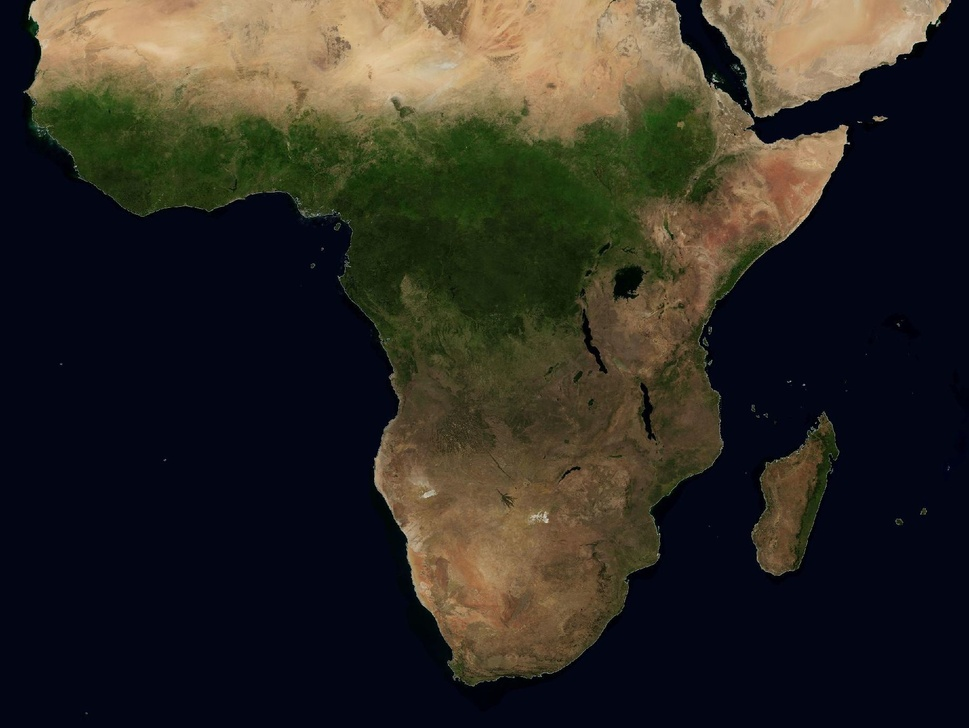
#> input picture April2014Frequency.jpg, 969 x 728 px, shrunk from 1839 x 1381 before the run; its folder holds only this picture in this run
$ python -i mask.py   (imports and definitions only)
#> lines starting #> are read from the running program, lines starting #| are printed output that depends on the picture; after the words box and inside, x2 and y2 are one past the last pixel; in counts of white or black regions, pixels touching at a corner belong together
import cv2
import os
import numpy as np
from collections import Counter

from PIL import Image
## Read and merge

# [7 lines left out: function find, not called in this run]

def mask(filename):
    """
    Applies the mask to the image
    """
#> called with filename = 'April2014Frequency.jpg'
    img = cv2.imread(filename)
#> img is the input picture: shape (728, 969, 3); mean B, G, R 37.1, 43.7, 46.9
    img_hsv = cv2.cvtColor(img, cv2.COLOR_BGR2HSV)
#> img_hsv: shape (728, 969, 3); mean H, S, V 75.4, 183.9, 58.7

    ## Gen lower mask (0-5) and upper mask (175-180) of RED
    mask1 = cv2.inRange(img_hsv, (0,50,20), (5,255,255))
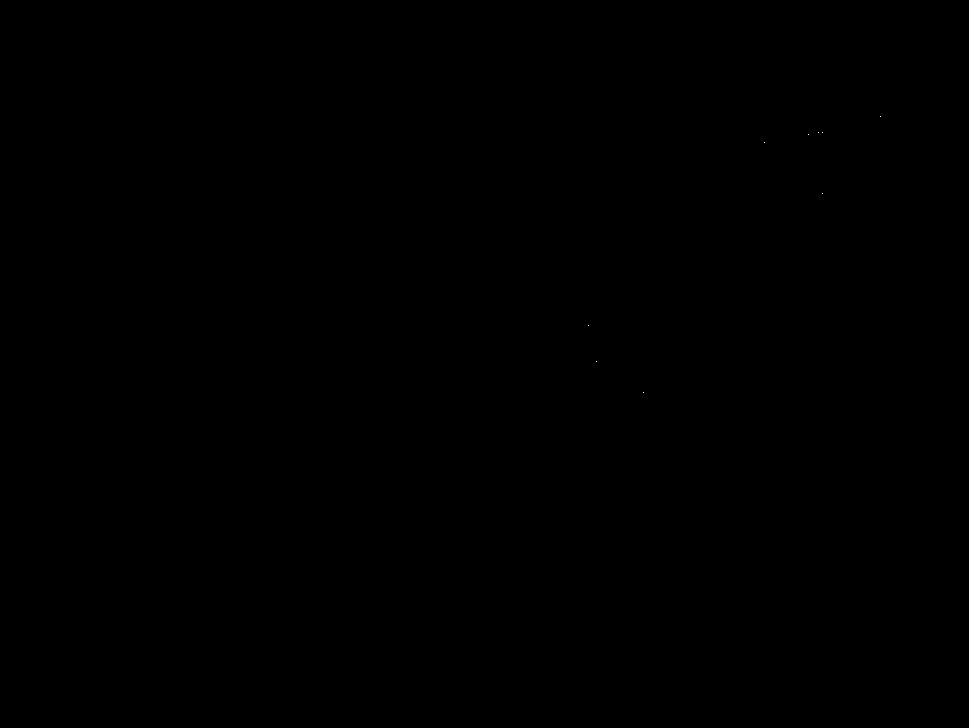
#> mask1: shape (728, 969); 0% white in thin lines or dots, all inside (x1, y1, x2, y2) = (588, 116, 881, 393)
    mask2 = cv2.inRange(img_hsv, (175,50,20), (180,255,255))
#> mask2: shape (728, 969); 0% white in thin lines or dots, all inside (x1, y1, x2, y2) = (763, 124, 842, 142)

    ## Merge the mask and crop the red regions
    mask = cv2.bitwise_or(mask1, mask2 )
    croped = cv2.bitwise_and(img, img, mask=mask)

    mask_name = filename+'_mask'+'.jpg'

    cv2.imwrite(mask_name, croped)

    return mask_name

# [40 lines left out: functions pixels, month_dict, main, not called in this run]

>>> result = mask('April2014Frequency.jpg')
